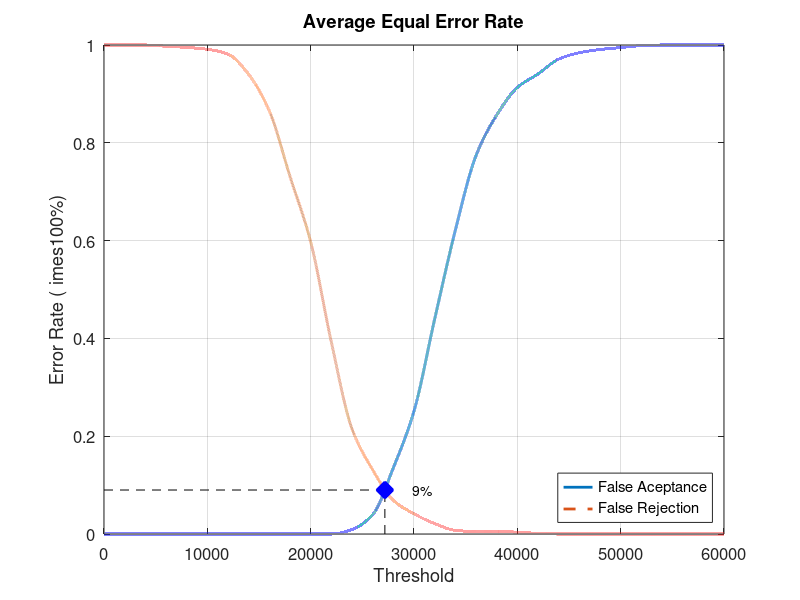
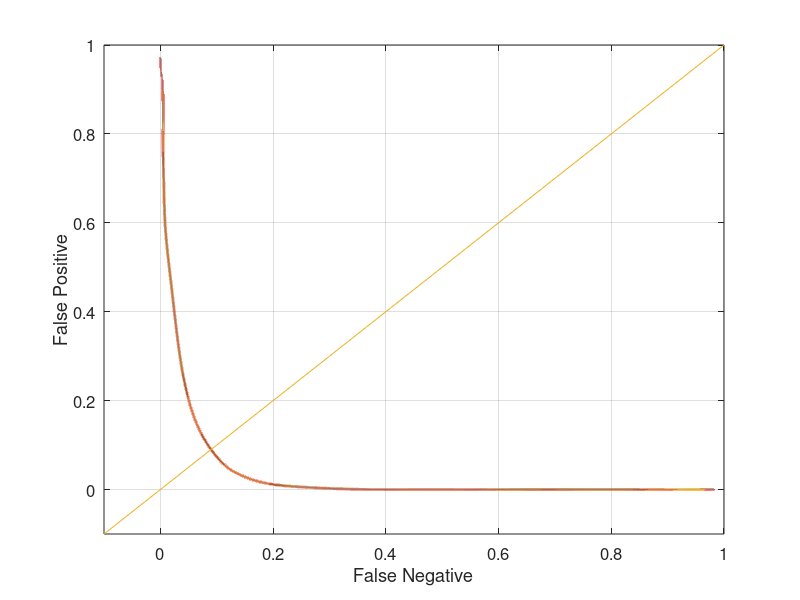

Here is the MATLAB script that generated these plots, in order:
close all;
clear;
clc;
x = 0:2000:60000;
xq = 0:0.5:60000;

y0 = [0 0 0 0 0 0 0 0 0 0 0 0 0.00921053 0.0394737 0.135526 0.251316 0.439474 0.621053 0.773684 0.856579 0.913158 0.94079 0.971053 0.98421 0.990789 0.994737 0.998684 1 1 1 1]
yy0 = interp1(x, y0, xq, 'pchip');
y1 = [1 1 1 0.9975 0.995 0.99125 0.98125 0.94 0.865 0.73125 0.5975 0.3925 0.215 0.13125 0.06875 0.04125 0.02125 0.0075 0.005 0.005 0.00375 0.00125 0 0 0 0 0 0 0 0 0]
yy1 = interp1(x, y1, xq, 'pchip');

% Calculating EER: 
y2 = abs(y0 - y1);
find(y2 == min(y2))
yy2 = abs(yy0 - yy1);
xEER = find(yy2 == min(yy2));
xEERIndex = xq(xEER) % X-axis EER
yEER = yy0(xEER) % Y-axis EER

main = figure
plot(xq, yy0,'-','LineWidth', 2);	hold on
plot(xq, yy1,'--','LineWidth', 2);	hold on
plot([xEERIndex xEERIndex], [0 yEER], 'k--');	hold on
plot([0 xEERIndex], [yEER yEER], 'k--');	hold on
plot(xEERIndex, yEER, 'bx', 'LineWidth', 10);	hold on
text(xEERIndex + 10 * xEERIndex / 100, yEER, [num2str(round((10000 * yEER)) / 100) '%'])
legend('False Aceptance', 'False Rejection', 'Location', 'SouthEast')
xlabel('Threshold')
ylabel('Error Rate (	imes100%)')
title('Average Equal Error Rate')
set(gca, 'FontSize', 12)
axis([0 60000 0 1])
grid on

print(main, 'Experiment5AverageMain', '-dpng');
FNRxFPR = figure('Color', [1 1 1]);
plot(yy1, yy0, '-', yy1, yy0, 'LineWidth', 2);
hold on
y = -0.1:0.1:1
plot(y, y); 
set(gca, 'FontSize', 12)
xlabel('False Negative')
ylabel('False Positive')
axis([-0.1 1 -0.1 1])
set(gca, 'FontSize', 12)
grid on

print(FNRxFPR, 'Experiment5AverageFNRxFPR','-dpng');
